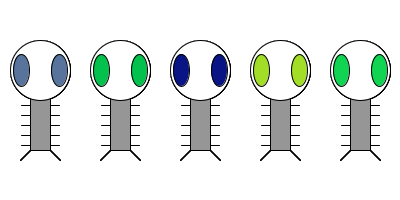
Frame 1 (no input)
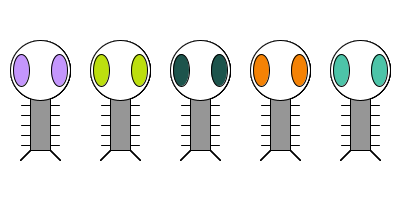
Frame 60 (the mouse pressed at the canvas centre just before this capture)
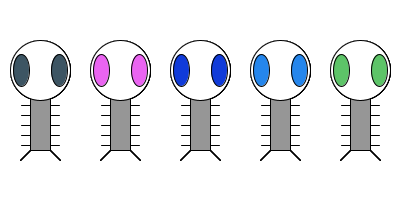
Frame 120 (the mouse held since frame 60 and released just before this capture)

The Processing sketch that drew these frames (run headless with seeded random() and noise(); from frame 60 on, the mouse is pressed at the canvas centre):

// Processing sketch: Multiple_Zoogs_with_multiple_Arms
// ── Multiple_Zoogs_with_multiple_Arms.pde
// Making Zoog from scratch
//Global scope

float zoogX;
float zoogY;
float zoogW;
float zoogH;
float eyeSize;

float eyeR;
float eyeG;
float eyeB;

float xSpeed = 3;
float ySpeed = 1;

void setup() {
  size(400, 200); //Sætter størrelsen på lærrede
  zoogX = width/2;
  zoogY = height/2;
  zoogW = 20; //vi går udfra at kroppen er Zoogs "center". Kroppens width er == 20, derfor 20.
  zoogH = 100; //Det samme som ovenfor. Kroppens height er == 100, derfor 100.
  eyeSize = 16; //Vi tager bredden som grund eyeSize da dimensionerne er *2 på øjnene.
  smooth(); //Aktiverer anti-aliasing
}

void draw() {
  background(255); //Sætter farven på baggrunden

  //Definerer hvor formerne starter. This case i CENTER
  rectMode(CENTER);
  ellipseMode(CENTER);


  //Multiple versions of Zoog
  for (float zoogX = 40; zoogX < width; zoogX+= 80) {

    //Draw Zoogs arms with a for loop
    for (int i = (int)zoogY+5; i < (int)zoogY + (int)zoogH/2; i+=10) {
      stroke(0);
      line(zoogX-19, i, zoogX+19, i);

      //Zoogs krop
      stroke(0);
      fill(150);
      rect(zoogX, zoogY, zoogW, zoogH);

      //Zoogs hovede
      fill(255);
      ellipse(zoogX, zoogY-30, zoogW+40, zoogH-40);

      //Zoogs øjne
      eyeR = random(255);
      eyeG = random(255);
      eyeB = random(255);
      fill(eyeR, eyeG, eyeB);
      ellipse(zoogX-19, zoogY-30, eyeSize, eyeSize*2);
      ellipse(zoogX+19, zoogY-30, eyeSize, eyeSize*2);

      //Zoogs ben
      line(zoogX-10, zoogY+50, zoogX-20, zoogY+60);
      line(zoogX+10, zoogY+50, zoogX+20, zoogY+60);

      //Zoog moves up
      //zoogY = zoogY - 1;

      //Zoog moves sideways randomly aka. shakes
      //zoogX = random(75,125);
    }
  }
}
